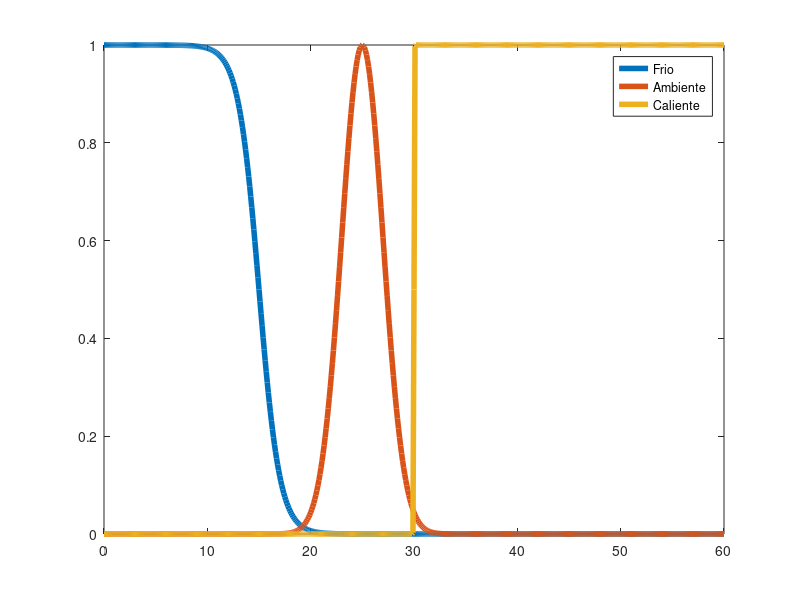

MATLAB code for this plot:
%Sencacion de Calor
x=0:0.1:60;
Frio=sigmf(x,[-1 15]);
Ambiente=gaussmf(x,[2,25]);
Caliente=sigmf(x,[60 30]);
plot(x,Frio,'linewidth',4);hold on;plot(x,Ambiente,'linewidth',4);plot(x,Caliente,'linewidth',4);
legend('Frio','Ambiente','Caliente')